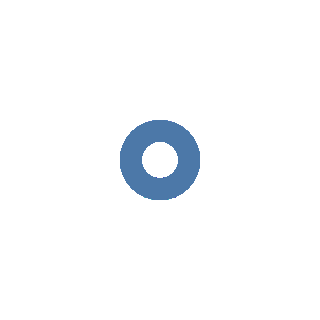

Notebook code for this chart:
### Code cell
alt.Chart(cars).mark_point()

### Figure 1 — Vega-Lite specification as saved in the notebook (floating-point values rounded to 4 significant figures; data arrays with more than 128 entries replaced by an {"elided": "..."} marker saying what was removed)
{"config": {"view": {"continuousWidth": 400, "continuousHeight": 300}}, "data": {"name": "data-f02450ab61490a1363517a0190416235"}, "mark": "point", "$schema": "https://vega.github.io/schema/vega-lite/v4.8.1.json", "datasets": {"data-f02450ab61490a1363517a0190416235": {"elided": "406 records"}}}
